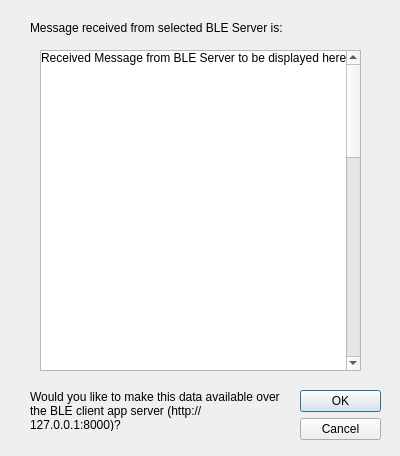
<?xml version="1.0" encoding="UTF-8"?>
<ui version="4.0">
 <class>results_window</class>
 <widget class="QDialog" name="results_window">
  <property name="geometry">
   <rect>
    <x>0</x>
    <y>0</y>
    <width>400</width>
    <height>456</height>
   </rect>
  </property>
  <property name="windowTitle">
   <string>Dialog</string>
  </property>
  <widget class="QDialogButtonBox" name="buttonBox">
   <property name="geometry">
    <rect>
     <x>300</x>
     <y>390</y>
     <width>81</width>
     <height>241</height>
    </rect>
   </property>
   <property name="orientation">
    <enum>Qt::Vertical</enum>
   </property>
   <property name="standardButtons">
    <set>QDialogButtonBox::Cancel|QDialogButtonBox::Ok</set>
   </property>
  </widget>
  <widget class="QLabel" name="results_description_label">
   <property name="geometry">
    <rect>
     <x>30</x>
     <y>20</y>
     <width>271</width>
     <height>16</height>
    </rect>
   </property>
   <property name="styleSheet">
    <string notr="true">font: 9pt &quot;Arial&quot;;</string>
   </property>
   <property name="text">
    <string>Message received from selected BLE Server is:</string>
   </property>
  </widget>
  <widget class="QLabel" name="publish_options_label">
   <property name="geometry">
    <rect>
     <x>30</x>
     <y>390</y>
     <width>251</width>
     <height>41</height>
    </rect>
   </property>
   <property name="styleSheet">
    <string notr="true">font: 9pt &quot;Arial&quot;;
font: 8pt &quot;MS Shell Dlg 2&quot;;</string>
   </property>
   <property name="text">
    <string>Would you like to make this data available over the BLE client app server (http://127.0.0.1:8000)?</string>
   </property>
   <property name="wordWrap">
    <bool>true</bool>
   </property>
  </widget>
  <widget class="QScrollArea" name="scrollArea">
   <property name="geometry">
    <rect>
     <x>40</x>
     <y>50</y>
     <width>321</width>
     <height>321</height>
    </rect>
   </property>
   <property name="widgetResizable">
    <bool>true</bool>
   </property>
   <widget class="QWidget" name="reply_msg_scrollArea">
    <property name="geometry">
     <rect>
      <x>0</x>
      <y>0</y>
      <width>302</width>
      <height>1000</height>
     </rect>
    </property>
    <property name="sizePolicy">
     <sizepolicy hsizetype="Preferred" vsizetype="Fixed">
      <horstretch>0</horstretch>
      <verstretch>0</verstretch>
     </sizepolicy>
    </property>
    <property name="minimumSize">
     <size>
      <width>0</width>
      <height>1000</height>
     </size>
    </property>
    <widget class="QLabel" name="reply_msg_label">
     <property name="geometry">
      <rect>
       <x>0</x>
       <y>0</y>
       <width>321</width>
       <height>1000</height>
      </rect>
     </property>
     <property name="sizePolicy">
      <sizepolicy hsizetype="Preferred" vsizetype="Preferred">
       <horstretch>0</horstretch>
       <verstretch>0</verstretch>
      </sizepolicy>
     </property>
     <property name="minimumSize">
      <size>
       <width>0</width>
       <height>1000</height>
      </size>
     </property>
     <property name="styleSheet">
      <string notr="true">font: 8pt &quot;Arial&quot;;
background-color: rgb(255, 255, 255);</string>
     </property>
     <property name="text">
      <string>Received Message from BLE Server to be displayed here</string>
     </property>
     <property name="alignment">
      <set>Qt::AlignLeading|Qt::AlignLeft|Qt::AlignTop</set>
     </property>
     <property name="wordWrap">
      <bool>true</bool>
     </property>
    </widget>
   </widget>
  </widget>
 </widget>
 <resources/>
 <connections>
  <connection>
   <sender>buttonBox</sender>
   <signal>accepted()</signal>
   <receiver>results_window</receiver>
   <slot>accept()</slot>
   <hints>
    <hint type="sourcelabel">
     <x>248</x>
     <y>254</y>
    </hint>
    <hint type="destinationlabel">
     <x>157</x>
     <y>274</y>
    </hint>
   </hints>
  </connection>
  <connection>
   <sender>buttonBox</sender>
   <signal>rejected()</signal>
   <receiver>results_window</receiver>
   <slot>reject()</slot>
   <hints>
    <hint type="sourcelabel">
     <x>316</x>
     <y>260</y>
    </hint>
    <hint type="destinationlabel">
     <x>286</x>
     <y>274</y>
    </hint>
   </hints>
  </connection>
 </connections>
</ui>
